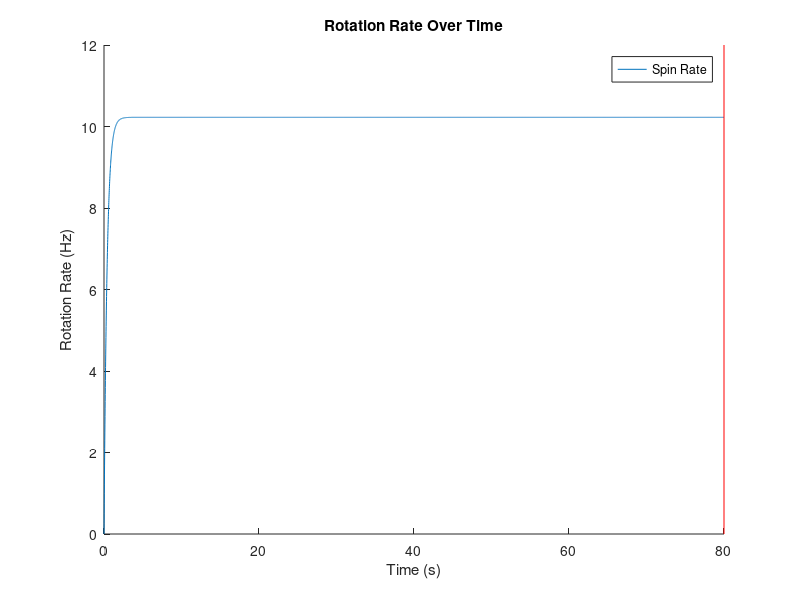

MATLAB code for this plot:
%Code for Spinning Things
clear; %clear variables
clc; %clear command window
%Variables:
degrees = 3; %angle of attack of fins in degrees
machno = 0.5; %machnumber of the flow at the instant
finwidth = 6; %width of fin in in
finlength = 12; %width of fin in in
triangle = true;%specify fins as triangular (changes cp location)
% Variables for second set of fins (second stage of rocket with straight
% fins)
degrees_2 = 0;
finwidth_2 = 3;
finlength_2 = 6;
triangle_2 = true;
%degrees=input('At what angle should the fins be canted?\n');
%machno=input('What is the rocket velocity (mach number)?\n');
%finwidth=input('What width (outward) should the fins be (in)?\n');
%finlength=input('What length (along body) should the fins be (in)?\n');
%triangle=input('Rectangle configuration? [Y/N]: ');
%if triangle=='Y'
%    triangle=false;
%else
%    triangle=true;
%end

%Quasi-Variables;
airdensity = 1.2; %define air density (1.225kg/m^3)
numberofsteps = 8000; %defines timesteps (#/100 is seconds seen on graph)
rktdiam = 6; %rocket diameter (6in)
rktdiam_2 = 4; %second stage diameter (4in)
speedofsound = 343; %speed of sound at 20C dry air (343m/s)

%Constants:
inertia = 0.317961677; %rocket inertia in kg*m^2 (0.317961677kg*m^2)
timestep = 0.01; %timestep interval (0.01s)

%Calculated Values:
finwidthm = finwidth*.0254; %convert fin width to m
finlengthm = finlength*.0254; %convert fin length to m
rktradiusm = rktdiam/2*.0254; %convert rocket diameter to its radius in m
finwidthm_2 = finwidth_2*.0254; %convert fin width to m
finlengthm_2 = finlength_2*.0254; %convert fin length to m
rktradiusm_2 = rktdiam_2/2*.0254; %convert rocket diameter to its radius in m
speed = machno*speedofsound; %converts mach number to speed in m/s

%Other Initializations:
ohmega = zeros(1,numberofsteps+1); %initializes size for matrix


if triangle==true
    cp = finwidthm*1/3; %center of pressure of triangle
    finarea=3/2*finwidthm*finlengthm;%all area for calculating moment
else
    cp = finwidthm*1/2; %center of pressure of rectangle
    finarea=3*finwidthm*finlengthm;%all area for calculating moment
end
if triangle_2==true
    cp_2 = finwidthm_2*1/3; %center of pressure of triangle
    finarea_2=3/2*finwidthm_2*finlengthm_2;%all area for calculating moment
else
    cp_2 = finwidthm_2*1/2; %center of pressure of rectangle
    finarea_2=3*finwidthm_2*finlengthm_2;%all area for calculating moment
end

momentrad = cp+rktradiusm; %calculate the radius that the moment is acting on
momentrad_2 = cp_2+rktradiusm_2;
theta = degrees*pi/180; %find initial angle in radians
theta_2 = degrees_2*pi/180;
xvel = speed*cos(theta); %define x velocity
yvel = speed*sin(theta); %define y velocity
xvel_2 = speed*cos(theta_2); %define x velocity
yvel_2 = speed*sin(theta_2); %define y velocity
%The below term is not correct anymore.
eqspinspd = abs(speedofsound*machno*sin(theta)/momentrad/2/pi) %spinspeed in Hz (converted via 2PI())
eqspinspd = abs(speedofsound*machno*sin(theta)/momentrad_2/2/pi)
eqspinspd = abs(speedofsound*machno*sin(theta)/((momentrad+momentrad_2)/2)/2/pi)


ohmega(1) = 0; %initialize the spin at 0.
for n = 1:numberofsteps
    cd = 1.28*cos(theta); %cd of the plate for damping, will change
    cd_2 = 1.28*cos(theta_2);
    cl = 2*pi*theta; %coeficient of lift for flat plate
    cl_2 = 2*pi*theta_2;
    moment = (cl*finarea*airdensity*speed^2)/2 * momentrad; %moment about the longitudinal axis of the rocket caused by the lift of the fins
    moment_2 = (cl_2*finarea_2*airdensity*speed^2)/2 * momentrad_2; %moment about the longitudinal axis of the rocket caused by the lift of the fins
    dampingmoment(n) = (cd*finarea*airdensity*(ohmega(n)*momentrad)^2)/2 *momentrad; %moment caused by damping of the fins - this needs to be updated to include skin friction
    dampingmoment_2(n) = (cd_2*finarea_2*airdensity*(ohmega(n)*momentrad_2)^2)/2 *momentrad_2;
    alpha = (moment+moment_2-dampingmoment(n)-dampingmoment_2(n))/inertia; %calculate angular acceleration in radians per second
    ohmega(n+1) = ohmega(n) + alpha*timestep; %find the new spin speed by integrating numerically
    yvelmod= yvel - ohmega(n+1)*momentrad; %find modified y velocity due to the spin rate
    yvelmod_2 = yvel_2 - ohmega(n+1)*momentrad_2;
    theta = atan(yvelmod/xvel); %recalculate the angle of attack based on spin speed
    theta_2 = atan(yvelmod_2/xvel_2);
end

ohmega = ohmega/2/pi; %convert radians/s to Hz
ninetynine=0.99*eqspinspd;
for n=1:numberofsteps
    if ohmega(n)<=ninetynine
        ninetynine_pnt=n;
    end
end

%ohmega(numberofsteps) check for what the last value of rotation rate is

fig=figure;
hax=axes;
time = 0:timestep:numberofsteps*timestep; % provide an X axis for the graph
hold on
plot(time, ohmega)%provide a Y axis for the graph
SP=ninetynine_pnt/100; %point at which equilibrium spin is at 99%
line([SP SP],get(hax,'YLim'),'Color',[1 0 0])
legend('Spin Rate')
xlabel('Time (s)')
ylabel('Rotation Rate (Hz)')
title('Rotation Rate Over Time')